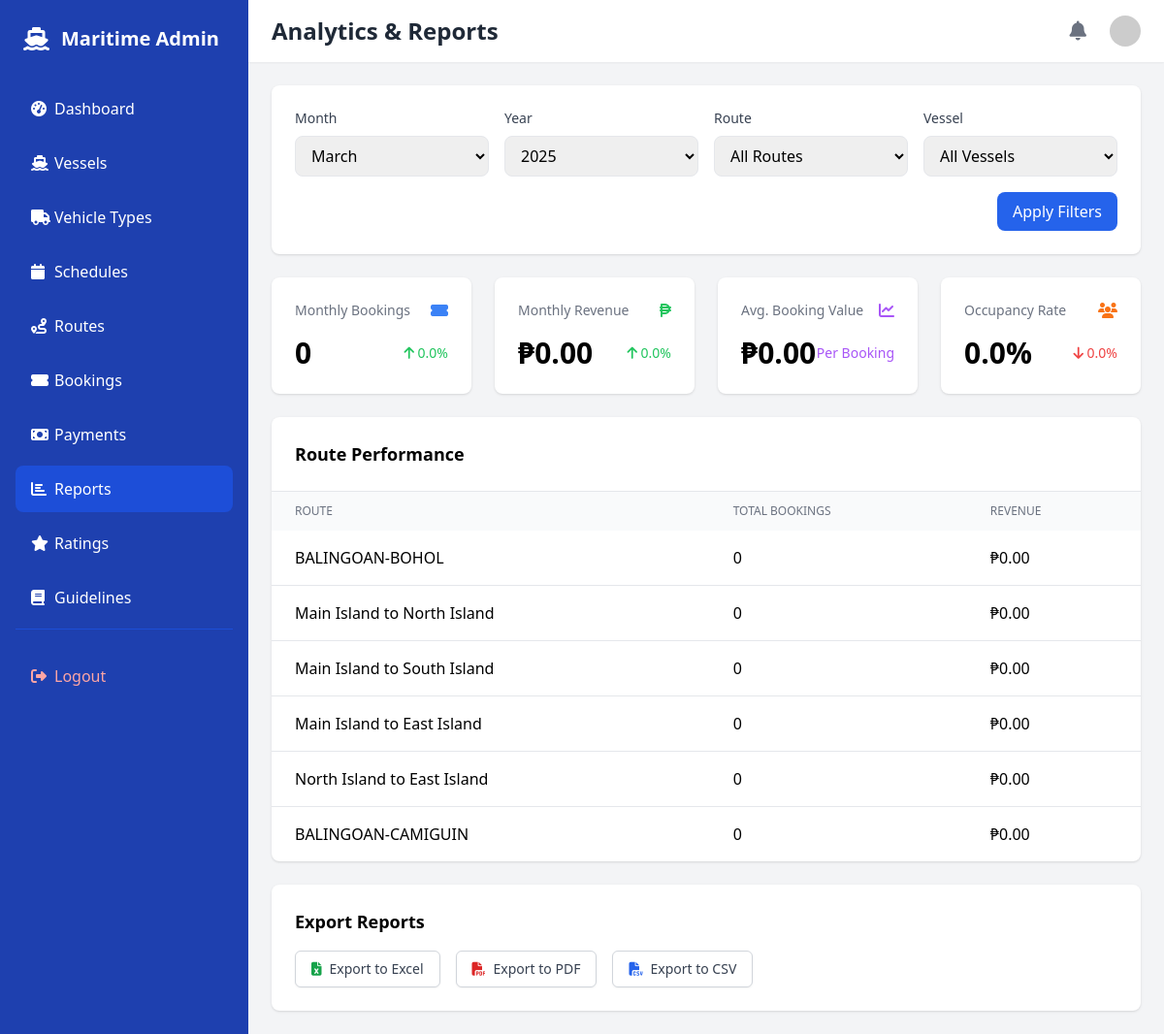
Screenshot of /dashboard/reports/ with the database file from the repository.
### trip/models.py (models this page shows, shortened)
class Route(models.Model):
    name = models.CharField(max_length=100)
    origin = models.CharField(max_length=100)
    destination = models.CharField(max_length=100)
    distance = models.FloatField(
        help_text="Distance in nautical miles",
        validators=[MinValueValidator(0.1)]
    )
    estimated_duration = models.DurationField(
        help_text="Estimated travel duration (HH:MM:SS)"
    )
    active = models.BooleanField(default=True)
    description = models.TextField(blank=True, null=True)
    created_by = models.ForeignKey(
        'auth.User',
        on_delete=models.SET_NULL,
        null=True,
        blank=True,
        related_name='created_routes'
    )

### trip/views.py (the view)
# urls.py: path('dashboard/reports/', views.reports_view, name='reports'),
def reports_view(request):
    month = int(request.GET.get('month', timezone.now().month))
    year = int(request.GET.get('year', timezone.now().year))
    selected_route = request.GET.get('route', '')
    selected_vessel = request.GET.get('vessel', '')
    routes = Route.objects.filter(active=True)
    vessels = Vessel.objects.filter(active=True)
    bookings = Booking.objects.filter(
        schedule__departure_datetime__year=year,
        schedule__departure_datetime__month=month,
        is_paid=True
    )
    if selected_route:
        bookings = bookings.filter(schedule__route_id=selected_route)
    if selected_vessel:
        bookings = bookings.filter(schedule__vessel_id=selected_vessel)
    monthly_bookings_count = bookings.count()
    monthly_revenue = bookings.aggregate(
        total=Coalesce(Sum('total_fare'), Value(0, output_field=DecimalField()))
    )['total']
    prev_month = timezone.datetime(year, month, 1) - timezone.timedelta(days=1)
    prev_bookings = Booking.objects.filter(
        schedule__departure_datetime__year=prev_month.year,
        schedule__departure_datetime__month=prev_month.month,
        is_paid=True
    )
    prev_bookings_count = prev_bookings.count()
    prev_revenue = prev_bookings.aggregate(
        total=Coalesce(Sum('total_fare'), Value(0, output_field=DecimalField()))
    )['total']
    booking_growth = ((monthly_bookings_count - prev_bookings_count) / (prev_bookings_count or 1)) * 100 if prev_bookings_count else 0
    revenue_growth = ((monthly_revenue - prev_revenue) / (prev_revenue or 1)) * 100 if prev_revenue else 0
    avg_booking_value = monthly_revenue / monthly_bookings_count if monthly_bookings_count > 0 else 0
    total_capacity = Schedule.objects.filter(
        departure_datetime__year=year,
        departure_datetime__month=month
    ).aggregate(
        total_capacity=Coalesce(Sum('vessel__capacity_passengers'), Value(0))
    )['total_capacity']
    occupancy_rate = (monthly_bookings_count / (total_capacity or 1)) * 100 if total_capacity else 0
    route_performance = []
    for route in routes:
        route_bookings = bookings.filter(schedule__route=route)
        route_revenue = route_bookings.aggregate(
            total=Coalesce(Sum('total_fare'), Value(0, output_field=DecimalField()))
        )['total']
        route_capacity = Schedule.objects.filter(
            route=route,
            departure_datetime__year=year,
            departure_datetime__month=month
        ).aggregate(
            total_capacity=Coalesce(Sum('vessel__capacity_passengers'), Value(0))
        )['total_capacity']
        route_occupancy = (route_bookings.count() / (route_capacity or 1)) * 100 if route_capacity else 0
        route_performance.append({
            'route': route,
            'total_bookings': route_bookings.count(),
            'revenue': route_revenue,
            'occupancy_rate': route_occupancy
        })
    route_performance.sort(key=lambda x: x['revenue'], reverse=True)
    revenue_data = []
    revenue_labels = []
    for i in range(11, -1, -1):
        date = timezone.now() - timezone.timedelta(days=i*30)
        month_revenue = Booking.objects.filter(
            schedule__departure_datetime__year=date.year,
            schedule__departure_datetime__month=date.month,
            is_paid=True
        ).aggregate(
            total=Coalesce(Sum('total_fare'), Value(0, output_field=DecimalField()))
        )['total']
        revenue_data.append(float(month_revenue))
        revenue_labels.append(date.strftime('%b %Y'))
    context = {
        'month': month,
        'year': year,
        'routes': routes,
        'vessels': vessels,
        'selected_route': selected_route,
        'selected_vessel': selected_vessel,
        'monthly_bookings_count': monthly_bookings_count,
        'monthly_revenue': monthly_revenue,
        'booking_growth': booking_growth,
        'revenue_growth': revenue_growth,
        'avg_booking_value': avg_booking_value,
        'occupancy_rate': occupancy_rate,
        'route_performance': route_performance,
        'revenue_data': revenue_data,
        'revenue_labels': revenue_labels
    }
    return render(request, 'dashboard/reports.html', context)

### trip/templatetags/custom_filters.py (called while the page is built)
@register.filter
def rangelist(start, end):
    return range(int(start), int(end) + 1)

@register.filter
def get_months(value):
    return [(i, month_name[i]) for i in range(1, 13)]

### trip/views.py (called while the page is built)
def get_notification_context(request):
    if request.user.is_authenticated:
        pending_payments_count = Booking.objects.filter(is_paid=False).count()
        return {
            'pending_payments_count': pending_payments_count
        }
    return {'pending_payments_count': 0}

### templates/dashboard/reports.html (shortened to what this page needs)
{% extends 'dashboard/base.html' %}
{% load custom_filters %}
{% block header %}Analytics & Reports{% endblock %}
{% block content %}
<div class="bg-white rounded-lg shadow mb-6">
    <div class="p-6">
        <form method="get" class="space-y-4">
            <div class="grid grid-cols-1 md:grid-cols-4 gap-4">
                <div>
                    <label class="block text-sm font-medium text-gray-700 mb-2">Month</label>
                    <select name="month" class="w-full border rounded-lg px-3 py-2 focus:outline-none focus:ring-2 focus:ring-blue-500">
                        {% for m in ""|get_months %}
                            <option value="{{ m.0 }}" {% if month == m.0 %}selected{% endif %}>
                                {{ m.1 }}
                            </option>
                        {% endfor %}
                    </select>
                </div>
                <div>
                    <label class="block text-sm font-medium text-gray-700 mb-2">Year</label>
                    <select name="year" class="w-full border rounded-lg px-3 py-2 focus:outline-none focus:ring-2 focus:ring-blue-500">
                        {% now "Y" as current_year %}
                        {% with start_year=current_year|add:"-5" end_year=current_year|add:"1" %}
                            {% for y in start_year|rangelist:end_year %}
                                <option value="{{ y }}" {% if year == y %}selected{% endif %}>{{ y }}</option>
                            {% endfor %}
                        {% endwith %}
                    </select>
                </div>
                <div>
                    <label class="block text-sm font-medium text-gray-700 mb-2">Route</label>
                    <select name="route" class="w-full border rounded-lg px-3 py-2 focus:outline-none focus:ring-2 focus:ring-blue-500">
                        <option value="">All Routes</option>
                    </select>
                </div>
                <div>
                    <label class="block text-sm font-medium text-gray-700 mb-2">Vessel</label>
                    <select name="vessel" class="w-full border rounded-lg px-3 py-2 focus:outline-none focus:ring-2 focus:ring-blue-500">
                        <option value="">All Vessels</option>
                    </select>
                </div>
            </div>
            <div class="flex justify-end">
                <button type="submit" class="bg-blue-600 text-white px-4 py-2 rounded-lg hover:bg-blue-700">
                    Apply Filters
                </button>
            </div>
        </form>
    </div>
</div>
<div class="grid grid-cols-1 md:grid-cols-2 lg:grid-cols-4 gap-6 mb-6">
    <div class="bg-white rounded-lg shadow p-6">
        <div class="flex items-center justify-between mb-4">
            <h3 class="text-gray-500 text-sm">Monthly Bookings</h3>
            <i class="fas fa-ticket-alt text-blue-500"></i>
        </div>
        <div class="flex items-center justify-between">
            <span class="text-3xl font-bold">{{ monthly_bookings_count|default:"0" }}</span>
            <span class="{% if booking_growth >= 0 %}text-green-500{% else %}text-red-500{% endif %} text-sm">
                <i class="fas fa-arrow-{% if booking_growth >= 0 %}up{% else %}down{% endif %}"></i>
                {{ booking_growth|default:"0"|floatformat:1|cut:'-' }}%
            </span>
        </div>
    </div>
    <div class="bg-white rounded-lg shadow p-6">
        <div class="flex items-center justify-between mb-4">
            <h3 class="text-gray-500 text-sm">Monthly Revenue</h3>
            <i class="fas fa-peso-sign text-green-500"></i>
        </div>
        <div class="flex items-center justify-between">
            <span class="text-3xl font-bold">₱{{ monthly_revenue|default:"0"|floatformat:2 }}</span>
            <span class="{% if revenue_growth >= 0 %}text-green-500{% else %}text-red-500{% endif %} text-sm">
                <i class="fas fa-arrow-{% if revenue_growth >= 0 %}up{% else %}down{% endif %}"></i>
                {{ revenue_growth|default:"0"|floatformat:1|cut:'-' }}%
            </span>
        </div>
    </div>
    <div class="bg-white rounded-lg shadow p-6">
        <div class="flex items-center justify-between mb-4">
            <h3 class="text-gray-500 text-sm">Avg. Booking Value</h3>
            <i class="fas fa-chart-line text-purple-500"></i>
        </div>
        <div class="flex items-center justify-between">
            <span class="text-3xl font-bold">₱{{ avg_booking_value|default:"0"|floatformat:2 }}</span>
            <span class="text-purple-500 text-sm">Per Booking</span>
        </div>
    </div>
    <div class="bg-white rounded-lg shadow p-6">
        <div class="flex items-center justify-between mb-4">
            <h3 class="text-gray-500 text-sm">Occupancy Rate</h3>
            <i class="fas fa-users text-orange-500"></i>
        </div>
        <div class="flex items-center justify-between">
            <span class="text-3xl font-bold">{{ occupancy_rate|default:"0"|floatformat:1 }}%</span>
            <span class="{% if occupancy_growth >= 0 %}text-green-500{% else %}text-red-500{% endif %} text-sm">
                <i class="fas fa-arrow-{% if occupancy_growth >= 0 %}up{% else %}down{% endif %}"></i>
                {{ occupancy_growth|default:"0"|floatformat:1|cut:'-' }}%
            </span>
        </div>
    </div>
</div>
<div class="bg-white rounded-lg shadow mb-6">
    <div class="p-6 border-b">
        <h2 class="text-lg font-semibold">Route Performance</h2>
    </div>
    <div class="overflow-x-auto">
        <table class="w-full">
            <thead class="bg-gray-50">
                <tr>
                    <th class="px-6 py-3 text-left text-xs font-medium text-gray-500 uppercase">Route</th>
                    <th class="px-6 py-3 text-left text-xs font-medium text-gray-500 uppercase">Total Bookings</th>
                    <th class="px-6 py-3 text-left text-xs font-medium text-gray-500 uppercase">Revenue</th>
                </tr>
            </thead>
            <tbody class="divide-y divide-gray-200">
                {% for route in route_performance %}
                <tr>
                    <td class="px-6 py-4">{{ route.route.name }}</td>
                    <td class="px-6 py-4">{{ route.total_bookings }}</td>
                    <td class="px-6 py-4">₱{{ route.revenue|floatformat:2 }}</td>
                </tr>
                {% empty %}
                <tr>
                    <td colspan="3" class="px-6 py-4 text-center text-gray-500">No data available for the selected period</td>
                </tr>
                {% endfor %}
            </tbody>
        </table>
    </div>
</div>
<div class="bg-white rounded-lg shadow p-6">
    <h2 class="text-lg font-semibold mb-4">Export Reports</h2>
    <div class="flex flex-wrap gap-4">
        <a href="{% url 'export_report' %}?format=excel&{{ request.GET.urlencode }}"
           class="inline-flex items-center px-4 py-2 border border-gray-300 rounded-md shadow-sm text-sm font-medium text-gray-700 bg-white hover:bg-gray-50">
            <i class="fas fa-file-excel mr-2 text-green-600"></i>
            Export to Excel
        </a>
        <a href="{% url 'export_report' %}?format=pdf&{{ request.GET.urlencode }}"
           class="inline-flex items-center px-4 py-2 border border-gray-300 rounded-md shadow-sm text-sm font-medium text-gray-700 bg-white hover:bg-gray-50">
            <i class="fas fa-file-pdf mr-2 text-red-600"></i>
            Export to PDF
        </a>
        <a href="{% url 'export_report' %}?format=csv&{{ request.GET.urlencode }}"
           class="inline-flex items-center px-4 py-2 border border-gray-300 rounded-md shadow-sm text-sm font-medium text-gray-700 bg-white hover:bg-gray-50">
            <i class="fas fa-file-csv mr-2 text-blue-600"></i>
            Export to CSV
        </a>
    </div>
</div>
{% endblock %}

### rows the page displays
Route: route.name "BALINGOAN-BOHOL", total_bookings "0", revenue "0.00"
Route: route.name "Main Island to North Island", total_bookings "0", revenue "0.00"
Route: route.name "Main Island to South Island", total_bookings "0", revenue "0.00"
Route: route.name "Main Island to East Island", total_bookings "0", revenue "0.00"
Route: route.name "North Island to East Island", total_bookings "0", revenue "0.00"
Route: route.name "BALINGOAN-CAMIGUIN", total_bookings "0", revenue "0.00"

### other values shown
{{ monthly_bookings_count|default:"0" }} "0"
{{ booking_growth|default:"0"|floatformat:1|cut:'-' }} "0.0"
{{ monthly_revenue|default:"0"|floatformat:2 }} "0.00"
{{ revenue_growth|default:"0"|floatformat:1|cut:'-' }} "0.0"
{{ avg_booking_value|default:"0"|floatformat:2 }} "0.00"
{{ occupancy_rate|default:"0"|floatformat:1 }} "0.0"
{{ occupancy_growth|default:"0"|floatformat:1|cut:'-' }} "0.0"
form field month "March"
form field year "2025"
